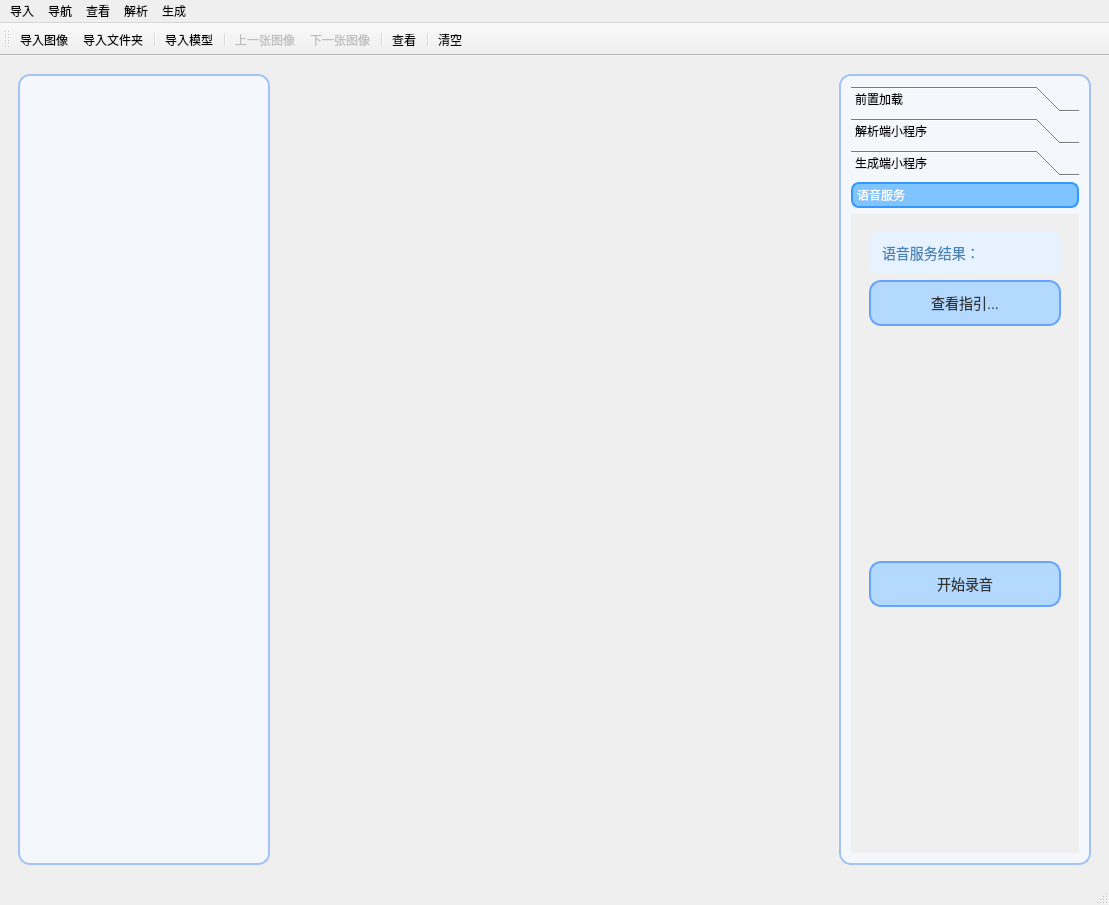
<?xml version="1.0" encoding="UTF-8"?>
<ui version="4.0">
 <class>MainWindow</class>
 <widget class="QMainWindow" name="MainWindow">
  <property name="geometry">
   <rect>
    <x>0</x>
    <y>0</y>
    <width>1109</width>
    <height>905</height>
   </rect>
  </property>
  <property name="windowTitle">
   <string>彩智快警——智慧彩超辅助系统</string>
  </property>
  <property name="styleSheet">
   <string notr="true"/>
  </property>
  <property name="toolButtonStyle">
   <enum>Qt::ToolButtonStyle::ToolButtonTextBesideIcon</enum>
  </property>
  <widget class="QWidget" name="centralwidget">
   <layout class="QHBoxLayout" name="horizontalLayout_3" stretch="1,2,1">
    <item>
     <widget class="QWidget" name="widget_select_picture" native="true">
      <layout class="QHBoxLayout" name="horizontalLayout">
       <item>
        <widget class="QListWidget" name="listWidget_selections">
         <property name="styleSheet">
          <string notr="true">QListWidget {
    background-color: #f4f8fd; /* 背景颜色：淡蓝色 */
    border: 2px solid #a3c2f5; /* 边框颜色：深蓝色 */
    border-radius: 12px; /* 圆角效果 */
    font-size: 14px;
    color: #4682B4; /* 默认文本颜色：深蓝色 */
    padding: 8px;
    outline: none;
}

QListWidget::item {
    background-color: transparent;
    border-radius: 8px;
    padding: 8px 16px;
    margin: 4px;
    font-size: 14px;
    color: #4682B4; /* 项目项的文本颜色 */
}

QListWidget::item:selected {
    background: qlineargradient(spread:pad, x1:0, y1:0, x2:1, y2:0, 
                                stop:0 rgba(135, 206, 250, 255), 
                                stop:1 rgba(0, 191, 255, 255)); /* 选中项的渐变背景 */
    color: white; /* 选中项的文本颜色 */
    border-radius: 8px;
    border: 2px solid #3399ff; /* 增加边框突出选中项 */
}

QListWidget::item:hover {
    background-color: #b3d9ff; /* 悬停项的背景：浅蓝色 */
    color: #0066cc; /* 悬停项的文本颜色 */
    border-radius: 8px;
}

QListWidget::item:focus {
    border: 2px solid #3399ff; /* 焦点项的边框颜色 */
}

QScrollBar:vertical, QScrollBar:horizontal {
    border: none;
    background: #f4f8fd;
    width: 12px;
    height: 12px;
    border-radius: 6px;
    margin: 5px;
}

QScrollBar::handle:vertical, QScrollBar::handle:horizontal {
    background: #80c4ff;
    border-radius: 6px;
    min-height: 20px;
}

QScrollBar::handle:vertical:hover, QScrollBar::handle:horizontal:hover {
    background: #3399ff; /* 滚动条悬停时背景：亮蓝色 */
}

QScrollBar::add-line:vertical, QScrollBar::sub-line:vertical,
QScrollBar::add-line:horizontal, QScrollBar::sub-line:horizontal {
    background: transparent;
}

QScrollBar::up-arrow:vertical, QScrollBar::down-arrow:vertical,
QScrollBar::left-arrow:horizontal, QScrollBar::right-arrow:horizontal {
    background: transparent;
}

QListWidget QScrollBar {
    margin: 6px;
}
</string>
         </property>
        </widget>
       </item>
      </layout>
     </widget>
    </item>
    <item>
     <widget class="QWidget" name="widget_display_main" native="true">
      <layout class="QVBoxLayout" name="verticalLayout">
       <item>
        <widget class="QLabel" name="label_display">
         <property name="text">
          <string/>
         </property>
        </widget>
       </item>
      </layout>
     </widget>
    </item>
    <item>
     <widget class="QWidget" name="operating_widget" native="true">
      <layout class="QVBoxLayout" name="verticalLayout_5">
       <item>
        <widget class="QToolBox" name="operate_tool_box">
         <property name="styleSheet">
          <string notr="true">QToolBox {
    background-color: #f4f8fd; /* 背景颜色：淡蓝色 */
    border: 2px solid #a3c2f5; /* 边框颜色：深蓝色 */
    border-radius: 12px; /* 圆角效果 */
    font-size: 12px; /* 恢复字体大小为 12px */
    color: #4682B4; /* 默认文本颜色：深蓝色 */
    padding: 10px;
    outline: none;
}

QToolBox::tab-bar {
    alignment: center;
    margin: 4px;
}

QToolBox::tab:hover {
    background-color: #b3d9ff; /* 标签悬停时背景：浅蓝色 */
    color: #0066cc; /* 标签悬停时文字：深蓝色 */
}

QToolBox::tab:selected {
    background-color: #80c4ff; /* 选中标签的背景：亮蓝色 */
    color: white; /* 选中标签的文字：白色 */
    border: 2px solid #3399ff; /* 选中标签的边框颜色：亮蓝色 */
    border-radius: 8px;
}

QToolBox::panel {
    background-color: #f4f8fd; /* 面板背景：淡蓝色 */
    border: 2px solid #a3c2f5; /* 面板边框：深蓝色 */
    border-radius: 12px; /* 面板圆角 */
    padding: 10px;
    margin-top: 0px; /* 避免折叠后产生不必要的上边距 */
}

QToolBox::page {
    background-color: #f4f8fd; /* 页面背景：淡蓝色 */
    border-radius: 10px; /* 页面圆角 */
    padding: 8px 15px; /* 调整内边距，避免遮挡 */
    color: #4682B4; /* 页面文字颜色：深蓝色 */
}

QLabel {
    color: #4682B4; /* 标签文字颜色：深蓝色 */
    font-size: 14px; /* 调整标签文字大小为 14px */
    padding: 10px;
    background-color: #e6f2ff; /* 标签背景颜色：淡蓝色 */
    border-radius: 8px; /* 圆角效果 */
}

QLabel:hover {
    background-color: #b3d9ff; /* 悬停时背景：浅蓝色 */
    color: #0066cc; /* 悬停时文字颜色：深蓝色 */
}

QPushButton {
    background-color: #b3d9ff; /* 按钮背景颜色：淡蓝色 */
    border: 2px solid #66a3ff; /* 按钮边框颜色：浅蓝色 */
    border-radius: 12px; /* 按钮圆角 */
    padding: 10px 18px; /* 调整按钮内边距 */
    font-size: 14px; /* 按钮文字大小：14px */
    color: #333333; /* 按钮文字颜色：深色 */
}

QPushButton:hover {
    background-color: #80c4ff; /* 悬停时背景颜色：亮蓝色 */
    border: 2px solid #3399ff; /* 悬停时边框颜色：亮蓝色 */
    color: #ffffff; /* 悬停时文字颜色：白色 */
}

QPushButton:pressed {
    background-color: #3399ff; /* 按钮被按下时的背景：亮蓝色 */
    border: 2px solid #66a3ff; /* 被按下时的边框颜色 */
    color: white; /* 按钮文字颜色：白色 */
}

QPushButton:disabled {
    background-color: #e0e0e0; /* 禁用时的背景：灰色 */
    color: #a9a9a9; /* 禁用时的文字颜色：灰色 */
    border: 2px solid #d0d0d0; /* 禁用时的边框：灰色 */
}
</string>
         </property>
         <property name="currentIndex">
          <number>3</number>
         </property>
         <widget class="QWidget" name="page">
          <property name="geometry">
           <rect>
            <x>0</x>
            <y>0</y>
            <width>134</width>
            <height>136</height>
           </rect>
          </property>
          <attribute name="icon">
           <iconset resource="../../sources/icons.qrc">
            <normaloff>:/icons/pagetables/pagetables/preload.png</normaloff>:/icons/pagetables/pagetables/preload.png</iconset>
          </attribute>
          <attribute name="label">
           <string>前置加载</string>
          </attribute>
          <layout class="QVBoxLayout" name="verticalLayout_2">
           <item>
            <spacer name="verticalSpacer_8">
             <property name="orientation">
              <enum>Qt::Orientation::Vertical</enum>
             </property>
             <property name="sizeHint" stdset="0">
              <size>
               <width>20</width>
               <height>40</height>
              </size>
             </property>
            </spacer>
           </item>
           <item>
            <widget class="QPushButton" name="btn_load_model">
             <property name="minimumSize">
              <size>
               <width>0</width>
               <height>50</height>
              </size>
             </property>
             <property name="text">
              <string>导入模型</string>
             </property>
             <property name="icon">
              <iconset resource="../../sources/icons.qrc">
               <normaloff>:/icons/toolbar/toolbars/import_models.png</normaloff>:/icons/toolbar/toolbars/import_models.png</iconset>
             </property>
            </widget>
           </item>
           <item>
            <widget class="QPushButton" name="btn_load_image">
             <property name="minimumSize">
              <size>
               <width>0</width>
               <height>50</height>
              </size>
             </property>
             <property name="text">
              <string>导入图像</string>
             </property>
             <property name="icon">
              <iconset resource="../../sources/icons.qrc">
               <normaloff>:/icons/toolbar/toolbars/import_images.png</normaloff>:/icons/toolbar/toolbars/import_images.png</iconset>
             </property>
            </widget>
           </item>
           <item>
            <spacer name="verticalSpacer_9">
             <property name="orientation">
              <enum>Qt::Orientation::Vertical</enum>
             </property>
             <property name="sizeHint" stdset="0">
              <size>
               <width>20</width>
               <height>40</height>
              </size>
             </property>
            </spacer>
           </item>
          </layout>
         </widget>
         <widget class="QWidget" name="page_2">
          <property name="geometry">
           <rect>
            <x>0</x>
            <y>0</y>
            <width>212</width>
            <height>306</height>
           </rect>
          </property>
          <attribute name="icon">
           <iconset resource="../../sources/icons.qrc">
            <normaloff>:/icons/pagetables/pagetables/analysis_report.png</normaloff>:/icons/pagetables/pagetables/analysis_report.png</iconset>
          </attribute>
          <attribute name="label">
           <string>解析端小程序</string>
          </attribute>
          <layout class="QVBoxLayout" name="verticalLayout_6">
           <item>
            <widget class="QLabel" name="label_analysis_report">
             <property name="text">
              <string>报告解析小程序位置: </string>
             </property>
             <property name="wordWrap">
              <bool>true</bool>
             </property>
            </widget>
           </item>
           <item>
            <spacer name="verticalSpacer_4">
             <property name="orientation">
              <enum>Qt::Orientation::Vertical</enum>
             </property>
             <property name="sizeHint" stdset="0">
              <size>
               <width>20</width>
               <height>40</height>
              </size>
             </property>
            </spacer>
           </item>
           <item>
            <widget class="QPushButton" name="btn_set_analysis_path">
             <property name="minimumSize">
              <size>
               <width>0</width>
               <height>50</height>
              </size>
             </property>
             <property name="text">
              <string>设置解析报告的生成位置</string>
             </property>
             <property name="icon">
              <iconset resource="../../sources/icons.qrc">
               <normaloff>:/icons/pagetables/pagetables/settings.png</normaloff>:/icons/pagetables/pagetables/settings.png</iconset>
             </property>
            </widget>
           </item>
           <item>
            <spacer name="verticalSpacer_6">
             <property name="orientation">
              <enum>Qt::Orientation::Vertical</enum>
             </property>
             <property name="sizeHint" stdset="0">
              <size>
               <width>20</width>
               <height>40</height>
              </size>
             </property>
            </spacer>
           </item>
           <item>
            <widget class="QPushButton" name="btn_analysis_report">
             <property name="enabled">
              <bool>false</bool>
             </property>
             <property name="minimumSize">
              <size>
               <width>0</width>
               <height>50</height>
              </size>
             </property>
             <property name="text">
              <string>生成报告</string>
             </property>
             <property name="icon">
              <iconset resource="../../sources/icons.qrc">
               <normaloff>:/icons/pagetables/pagetables/analysis_report.png</normaloff>:/icons/pagetables/pagetables/analysis_report.png</iconset>
             </property>
            </widget>
           </item>
           <item>
            <spacer name="verticalSpacer_5">
             <property name="orientation">
              <enum>Qt::Orientation::Vertical</enum>
             </property>
             <property name="sizeHint" stdset="0">
              <size>
               <width>20</width>
               <height>40</height>
              </size>
             </property>
            </spacer>
           </item>
          </layout>
         </widget>
         <widget class="QWidget" name="page_3">
          <property name="geometry">
           <rect>
            <x>0</x>
            <y>0</y>
            <width>226</width>
            <height>502</height>
           </rect>
          </property>
          <attribute name="icon">
           <iconset resource="../../sources/icons.qrc">
            <normaloff>:/icons/pagetables/pagetables/summon_document.png</normaloff>:/icons/pagetables/pagetables/summon_document.png</iconset>
          </attribute>
          <attribute name="label">
           <string>生成端小程序</string>
          </attribute>
          <layout class="QVBoxLayout" name="verticalLayout_4">
           <item>
            <widget class="QLabel" name="label_report_path">
             <property name="text">
              <string>报告生成路径位于: </string>
             </property>
             <property name="wordWrap">
              <bool>true</bool>
             </property>
            </widget>
           </item>
           <item>
            <spacer name="verticalSpacer_2">
             <property name="orientation">
              <enum>Qt::Orientation::Vertical</enum>
             </property>
             <property name="sizeHint" stdset="0">
              <size>
               <width>20</width>
               <height>40</height>
              </size>
             </property>
            </spacer>
           </item>
           <item>
            <widget class="QPushButton" name="btn_set_summon_path">
             <property name="minimumSize">
              <size>
               <width>0</width>
               <height>50</height>
              </size>
             </property>
             <property name="text">
              <string>设置生成报告路径</string>
             </property>
             <property name="icon">
              <iconset resource="../../sources/icons.qrc">
               <normaloff>:/icons/pagetables/pagetables/settings.png</normaloff>:/icons/pagetables/pagetables/settings.png</iconset>
             </property>
            </widget>
           </item>
           <item>
            <spacer name="verticalSpacer">
             <property name="orientation">
              <enum>Qt::Orientation::Vertical</enum>
             </property>
             <property name="sizeHint" stdset="0">
              <size>
               <width>20</width>
               <height>40</height>
              </size>
             </property>
            </spacer>
           </item>
           <item>
            <widget class="QPushButton" name="btn_summon_report_for_current">
             <property name="enabled">
              <bool>false</bool>
             </property>
             <property name="minimumSize">
              <size>
               <width>0</width>
               <height>50</height>
              </size>
             </property>
             <property name="text">
              <string>为当前选中项生成报告</string>
             </property>
             <property name="icon">
              <iconset resource="../../sources/icons.qrc">
               <normaloff>:/icons/toolbar/toolbars/summon_document.png</normaloff>:/icons/toolbar/toolbars/summon_document.png</iconset>
             </property>
            </widget>
           </item>
           <item>
            <spacer name="verticalSpacer_3">
             <property name="orientation">
              <enum>Qt::Orientation::Vertical</enum>
             </property>
             <property name="sizeHint" stdset="0">
              <size>
               <width>20</width>
               <height>40</height>
              </size>
             </property>
            </spacer>
           </item>
           <item>
            <widget class="QPushButton" name="btn_summon_report_for_all">
             <property name="enabled">
              <bool>false</bool>
             </property>
             <property name="minimumSize">
              <size>
               <width>0</width>
               <height>50</height>
              </size>
             </property>
             <property name="text">
              <string>为列表中所有项目生成报告</string>
             </property>
             <property name="icon">
              <iconset resource="../../sources/icons.qrc">
               <normaloff>:/icons/pagetables/pagetables/summon_document.png</normaloff>:/icons/pagetables/pagetables/summon_document.png</iconset>
             </property>
            </widget>
           </item>
           <item>
            <spacer name="verticalSpacer_7">
             <property name="orientation">
              <enum>Qt::Orientation::Vertical</enum>
             </property>
             <property name="sizeHint" stdset="0">
              <size>
               <width>20</width>
               <height>40</height>
              </size>
             </property>
            </spacer>
           </item>
           <item>
            <widget class="QPushButton" name="btn_summon_select_multi">
             <property name="text">
              <string>多选列表文件</string>
             </property>
            </widget>
           </item>
           <item>
            <spacer name="verticalSpacer_12">
             <property name="orientation">
              <enum>Qt::Orientation::Vertical</enum>
             </property>
             <property name="sizeHint" stdset="0">
              <size>
               <width>20</width>
               <height>40</height>
              </size>
             </property>
            </spacer>
           </item>
          </layout>
         </widget>
         <widget class="QWidget" name="page_4">
          <property name="geometry">
           <rect>
            <x>0</x>
            <y>0</y>
            <width>228</width>
            <height>638</height>
           </rect>
          </property>
          <attribute name="icon">
           <iconset resource="../../sources/icons.qrc">
            <normaloff>:/icons/pagetables/pagetables/recognize.png</normaloff>:/icons/pagetables/pagetables/recognize.png</iconset>
          </attribute>
          <attribute name="label">
           <string>语音服务</string>
          </attribute>
          <layout class="QHBoxLayout" name="horizontalLayout_4">
           <item>
            <widget class="QWidget" name="widget_param_browsing" native="true">
             <layout class="QVBoxLayout" name="verticalLayout_3">
              <item>
               <widget class="QLabel" name="label_soundinfo">
                <property name="text">
                 <string>语音服务结果：</string>
                </property>
               </widget>
              </item>
              <item>
               <widget class="QPushButton" name="btn_check_indications">
                <property name="text">
                 <string>查看指引...</string>
                </property>
                <property name="icon">
                 <iconset resource="../../sources/icons.qrc">
                  <normaloff>:/icons/toolbar/toolbars/check_infos.png</normaloff>:/icons/toolbar/toolbars/check_infos.png</iconset>
                </property>
               </widget>
              </item>
              <item>
               <spacer name="verticalSpacer_10">
                <property name="orientation">
                 <enum>Qt::Orientation::Vertical</enum>
                </property>
                <property name="sizeHint" stdset="0">
                 <size>
                  <width>20</width>
                  <height>40</height>
                 </size>
                </property>
               </spacer>
              </item>
              <item>
               <widget class="QPushButton" name="btn_audio_control">
                <property name="text">
                 <string>开始录音</string>
                </property>
               </widget>
              </item>
              <item>
               <spacer name="verticalSpacer_11">
                <property name="orientation">
                 <enum>Qt::Orientation::Vertical</enum>
                </property>
                <property name="sizeHint" stdset="0">
                 <size>
                  <width>20</width>
                  <height>40</height>
                 </size>
                </property>
               </spacer>
              </item>
             </layout>
            </widget>
           </item>
          </layout>
         </widget>
        </widget>
       </item>
      </layout>
     </widget>
    </item>
   </layout>
  </widget>
  <widget class="QMenuBar" name="menubar">
   <property name="geometry">
    <rect>
     <x>0</x>
     <y>0</y>
     <width>1109</width>
     <height>33</height>
    </rect>
   </property>
   <widget class="QMenu" name="menu_import">
    <property name="title">
     <string>导入</string>
    </property>
    <addaction name="action_import_images"/>
    <addaction name="action_import_folder"/>
    <addaction name="separator"/>
    <addaction name="action_import_models"/>
    <addaction name="separator"/>
    <addaction name="action_clear"/>
   </widget>
   <widget class="QMenu" name="menu_check">
    <property name="title">
     <string>查看</string>
    </property>
    <addaction name="action_check_infos"/>
   </widget>
   <widget class="QMenu" name="menu">
    <property name="title">
     <string>解析</string>
    </property>
    <addaction name="action_analysis_report"/>
    <addaction name="action_set_analysis_path"/>
   </widget>
   <widget class="QMenu" name="menu_2">
    <property name="title">
     <string>生成</string>
    </property>
    <addaction name="action_summon_report_for_current"/>
    <addaction name="action_summon_selectMulti"/>
    <addaction name="action_summon_report_for_all"/>
    <addaction name="action_set_summon_path"/>
   </widget>
   <widget class="QMenu" name="menu_3">
    <property name="title">
     <string>导航</string>
    </property>
    <addaction name="action_prev_image"/>
    <addaction name="action_next_image"/>
   </widget>
   <addaction name="menu_import"/>
   <addaction name="menu_3"/>
   <addaction name="menu_check"/>
   <addaction name="menu"/>
   <addaction name="menu_2"/>
  </widget>
  <widget class="QStatusBar" name="statusbar"/>
  <widget class="QToolBar" name="toolBar">
   <property name="windowTitle">
    <string>toolBar</string>
   </property>
   <attribute name="toolBarArea">
    <enum>TopToolBarArea</enum>
   </attribute>
   <attribute name="toolBarBreak">
    <bool>false</bool>
   </attribute>
   <addaction name="action_import_images"/>
   <addaction name="action_import_folder"/>
   <addaction name="separator"/>
   <addaction name="action_import_models"/>
   <addaction name="separator"/>
   <addaction name="action_prev_image"/>
   <addaction name="action_next_image"/>
   <addaction name="separator"/>
   <addaction name="action_check_infos"/>
   <addaction name="separator"/>
   <addaction name="action_clear"/>
  </widget>
  <action name="action_import_images">
   <property name="icon">
    <iconset resource="../../sources/icons.qrc">
     <normaloff>:/icons/toolbar/toolbars/import_images.png</normaloff>:/icons/toolbar/toolbars/import_images.png</iconset>
   </property>
   <property name="text">
    <string>导入图像</string>
   </property>
   <property name="menuRole">
    <enum>QAction::MenuRole::NoRole</enum>
   </property>
  </action>
  <action name="action_import_models">
   <property name="icon">
    <iconset resource="../../sources/icons.qrc">
     <normaloff>:/icons/toolbar/toolbars/import_models.png</normaloff>:/icons/toolbar/toolbars/import_models.png</iconset>
   </property>
   <property name="text">
    <string>导入模型</string>
   </property>
   <property name="toolTip">
    <string>导入模型</string>
   </property>
   <property name="menuRole">
    <enum>QAction::MenuRole::NoRole</enum>
   </property>
  </action>
  <action name="action_check_infos">
   <property name="icon">
    <iconset resource="../../sources/icons.qrc">
     <normaloff>:/icons/toolbar/toolbars/check_infos.png</normaloff>:/icons/toolbar/toolbars/check_infos.png</iconset>
   </property>
   <property name="text">
    <string>查看</string>
   </property>
   <property name="menuRole">
    <enum>QAction::MenuRole::NoRole</enum>
   </property>
  </action>
  <action name="action_analysis_report">
   <property name="enabled">
    <bool>true</bool>
   </property>
   <property name="icon">
    <iconset resource="../../sources/icons.qrc">
     <normaloff>:/icons/toolbar/toolbars/analysis_report.png</normaloff>:/icons/toolbar/toolbars/analysis_report.png</iconset>
   </property>
   <property name="text">
    <string>解析报告</string>
   </property>
   <property name="menuRole">
    <enum>QAction::MenuRole::NoRole</enum>
   </property>
  </action>
  <action name="action_summon_report_for_current">
   <property name="enabled">
    <bool>false</bool>
   </property>
   <property name="icon">
    <iconset resource="../../sources/icons.qrc">
     <normaloff>:/icons/toolbar/toolbars/summon_document.png</normaloff>:/icons/toolbar/toolbars/summon_document.png</iconset>
   </property>
   <property name="text">
    <string>为当前选中项生成报告</string>
   </property>
   <property name="menuRole">
    <enum>QAction::MenuRole::NoRole</enum>
   </property>
  </action>
  <action name="action_set_analysis_path">
   <property name="icon">
    <iconset resource="../../sources/icons.qrc">
     <normaloff>:/icons/toolbar/toolbars/settings.png</normaloff>:/icons/toolbar/toolbars/settings.png</iconset>
   </property>
   <property name="text">
    <string>设置解析生成文件夹路径</string>
   </property>
  </action>
  <action name="action_set_summon_path">
   <property name="icon">
    <iconset resource="../../sources/icons.qrc">
     <normaloff>:/icons/toolbar/toolbars/settings.png</normaloff>:/icons/toolbar/toolbars/settings.png</iconset>
   </property>
   <property name="text">
    <string>设置生成报告路径</string>
   </property>
  </action>
  <action name="action_import_folder">
   <property name="icon">
    <iconset resource="../../sources/icons.qrc">
     <normaloff>:/icons/toolbar/toolbars/import_with_folder.png</normaloff>:/icons/toolbar/toolbars/import_with_folder.png</iconset>
   </property>
   <property name="text">
    <string>导入文件夹</string>
   </property>
   <property name="menuRole">
    <enum>QAction::MenuRole::NoRole</enum>
   </property>
  </action>
  <action name="action_next_image">
   <property name="enabled">
    <bool>false</bool>
   </property>
   <property name="icon">
    <iconset resource="../../sources/icons.qrc">
     <normaloff>:/icons/toolbar/toolbars/next.png</normaloff>:/icons/toolbar/toolbars/next.png</iconset>
   </property>
   <property name="text">
    <string>下一张图像</string>
   </property>
   <property name="menuRole">
    <enum>QAction::MenuRole::NoRole</enum>
   </property>
  </action>
  <action name="action_prev_image">
   <property name="enabled">
    <bool>false</bool>
   </property>
   <property name="icon">
    <iconset resource="../../sources/icons.qrc">
     <normaloff>:/icons/toolbar/toolbars/prev.png</normaloff>:/icons/toolbar/toolbars/prev.png</iconset>
   </property>
   <property name="text">
    <string>上一张图像</string>
   </property>
   <property name="menuRole">
    <enum>QAction::MenuRole::NoRole</enum>
   </property>
  </action>
  <action name="action_summon_report_for_all">
   <property name="enabled">
    <bool>false</bool>
   </property>
   <property name="icon">
    <iconset resource="../../sources/icons.qrc">
     <normaloff>:/icons/pagetables/pagetables/summon_document.png</normaloff>:/icons/pagetables/pagetables/summon_document.png</iconset>
   </property>
   <property name="text">
    <string>为列表所有项目生成报告</string>
   </property>
   <property name="menuRole">
    <enum>QAction::MenuRole::NoRole</enum>
   </property>
  </action>
  <action name="action_summon_selectMulti">
   <property name="enabled">
    <bool>false</bool>
   </property>
   <property name="icon">
    <iconset resource="../../sources/icons.qrc">
     <normaloff>:/icons/toolbar/toolbars/summon_document.png</normaloff>:/icons/toolbar/toolbars/summon_document.png</iconset>
   </property>
   <property name="text">
    <string> 多选列表文件进行报告生成</string>
   </property>
   <property name="menuRole">
    <enum>QAction::MenuRole::NoRole</enum>
   </property>
  </action>
  <action name="action_clear">
   <property name="icon">
    <iconset resource="../../sources/icons.qrc">
     <normaloff>:/icons/toolbar/toolbars/clear_images.png</normaloff>:/icons/toolbar/toolbars/clear_images.png</iconset>
   </property>
   <property name="text">
    <string>清空</string>
   </property>
   <property name="menuRole">
    <enum>QAction::MenuRole::NoRole</enum>
   </property>
  </action>
 </widget>
 <resources>
  <include location="../../sources/icons.qrc"/>
 </resources>
 <connections/>
</ui>
